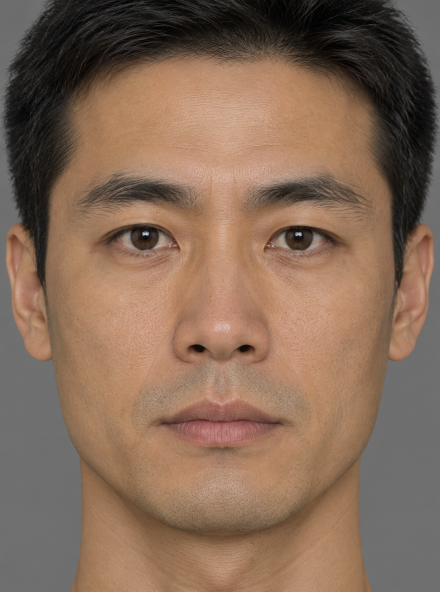
#> input picture RAG/portraits/figure-symmetric-cartographer/01-pass-880x1184.png, 880 x 1184 px (shown at 1/2 size)
$ python -i measure_mid.py   (imports and definitions only)
#> lines starting #> are read from the running program, lines starting #| are printed output that depends on the picture
### Log/Circle10/consistency.py
"""Circle10 肖像一致性体检 v3：眼位对齐 + 身份相似 + 眼部比例 + 构图合规。

方法：Haar 眼级联取双眼框（全脸级联在极紧景别下大面积漏检，眼级联反而稳），
以双眼中心连线做旋转与尺度归一（瞳孔距固定 100px），再取固定窗口算 NCC。
跨片与片内用同一套对齐，两者之差即「同人不同片」的损失。

用法：python Log/Circle10/consistency.py
"""
import itertools
import sys
from pathlib import Path

ROOT = Path(__file__).resolve().parents[2]
sys.path.insert(0, str(ROOT / "Tool" / "_deps"))
sys.path.insert(0, str(ROOT / "Tool" / "_deps_cv4"))  # cv2 5.0 无 CascadeClassifier
import cv2
import numpy as np

OUT = ROOT / "Log" / "Circle10" / "output"
VIDEOS = {"a": OUT / "v1-a.mp4", "b": OUT / "v1-b.mp4"}
EYE = cv2.CascadeClassifier(str(ROOT / "Tool/_deps/cv2/data/haarcascade_eye.xml"))
FACE = cv2.CascadeClassifier(str(ROOT / "Tool/_deps/cv2/data/haarcascade_frontalface_default.xml"))
IPD = 100.0          # 归一到 100px
WIN = (300, 380)     # 对齐全脸窗口
TS = [0.0, 1.0, 2.0, 3.0, 4.0, 5.0]


def eye_pair(gray):
    h, w = gray.shape
    boxes = EYE.detectMultiScale(gray[:int(h * 0.62)], 1.05, 6, minSize=(int(w * 0.06), int(w * 0.06)))
    boxes = [b for b in boxes if b[2] < w * 0.45]
    if len(boxes) < 2:
        return None
    best = None
    for b1, b2 in itertools.combinations(boxes, 2):
        x1, y1, w1, h1 = b1
        x2, y2, w2, h2 = b2
        if x1 > x2:
            (x1, y1, w1, h1), (x2, y2, w2, h2) = (x2, y2, w2, h2), (x1, y1, w1, h1)
        c1 = (x1 + w1 / 2, y1 + h1 / 2)
        c2 = (x2 + w2 / 2, y2 + h2 / 2)
        dy = abs(c1[1] - c2[1])
        size_ratio = min(w1, w2) / max(w1, w2)
        if size_ratio < 0.7 or dy > (c2[0] - c1[0]) * 0.35:
            continue
        score = size_ratio - dy / w * 4
        if best is None or score > best[0]:
            best = (score, (x1, y1, w1, h1), (x2, y2, w2, h2))
    if best is None:
        return None
    return best[1], best[2]


def align(img, pair):
    (x1, y1, w1, h1), (x2, y2, w2, h2) = pair
    c1 = np.array([x1 + w1 / 2, y1 + h1 / 2], np.float32)
    c2 = np.array([x2 + w2 / 2, y2 + h2 / 2], np.float32)
    ipd = float(np.hypot(*(c2 - c1)))
    ang = np.degrees(np.arctan2(c2[1] - c1[1], c2[0] - c1[0]))
    M = cv2.getRotationMatrix2D(((c1 + c2) / 2).tolist(), ang, IPD / ipd)
    return cv2.warpAffine(img, M, (img.shape[1], img.shape[0]), flags=cv2.INTER_CUBIC)


def crop(aligned, pair):
    (x1, y1, w1, h1), (x2, y2, w2, h2) = pair
    cx = (x1 + w1 / 2 + x2 + w2 / 2) / 2
    cy = (y1 + h1 / 2 + y2 + h2 / 2) / 2
    x0 = int(cx - 1.5 * IPD); y0 = int(cy - 1.0 * IPD)
    x1_ = int(cx + 1.5 * IPD); y1_ = int(cy + 2.8 * IPD)
    pad_x0, pad_y0 = max(0, -x0), max(0, -y0)
    x0, y0 = max(0, x0), max(0, y0)
    x1_ = min(aligned.shape[1], x1_); y1_ = min(aligned.shape[0], y1_)
    sub = aligned[y0:y1_, x0:x1_]
    sub = np.pad(sub, ((pad_y0, 0), (pad_x0, 0), (0, 0)), mode="edge") if (pad_x0 or pad_y0) else sub
    return cv2.resize(sub, WIN, interpolation=cv2.INTER_AREA)


# [108 lines left out: functions ncc, score, main, not called in this run]


# [2 lines that do not run on import are left out]

### Log/Circle10/runway/measure_mid.py
"""中间景别体检：半身(h1/h2)、七分身(s1/s2) 与六条特写(r*) 的横向对齐。

与 measure2 的差别：
  1) 眼位守卫放宽到「瞳距 ≥ 画幅 4.5%、眼框 ≥ 14px」，否则中间景别一帧都测不到；
  2) 与样张比对时做**分辨率对齐**——先把样张缩到与视频同一瞳距，再算 NCC，
     否则 640×832 的小脸上采样到 100px 瞳距，会把模糊当相似（虚高）。

用法：python Log/Circle10/runway/measure_mid.py
"""
import sys
from pathlib import Path

# [1 line not run here, left out]
HERE = Path(__file__).resolve().parent
ROOT = HERE.parents[2]
sys.path.insert(0, str(ROOT / "Log" / "Circle10"))
sys.path.insert(0, str(ROOT / "Tool" / "_deps"))
sys.path.insert(0, str(ROOT / "Tool" / "_deps_cv4"))
import cv2
import numpy as np
from consistency import EYE, FACE, IPD, WIN, eye_pair, align, crop, score

OUT = HERE / "output"
RAG = ROOT / "RAG" / "portraits" / "figure-symmetric-cartographer"
GROUPS = {"半身": ["h1", "h2"], "七分身": ["s1", "s2"], "特写": ["r1-a", "r1-b", "r2", "r3", "r4", "r5"]}


def pair_px(pair, scale=1.0):
    return tuple(tuple(int(v * scale) for v in box) for box in pair)


def ipd_of(pair):
    (x1, y1, w1, h1), (x2, y2, w2, h2) = pair
    return float(np.hypot(x2 + w2 / 2 - x1 - w1 / 2, y2 + h2 / 2 - y1 - h1 / 2))


# [12 lines left out: functions load_still, resized_ref, not called in this run]


def sample(path, n=12):
#> called with n = 12
    cap = cv2.VideoCapture(str(path))
    fps = cap.get(cv2.CAP_PROP_FPS)
    W = int(cap.get(cv2.CAP_PROP_FRAME_WIDTH)); H = int(cap.get(cv2.CAP_PROP_FRAME_HEIGHT))
    idxs = np.linspace(0, 123, n).astype(int)
    out, fhs = [], []
    for j in idxs:
        cap.set(cv2.CAP_PROP_POS_FRAMES, int(j))
        ok, fr = cap.read()
        if not ok:
            continue
        g = cv2.cvtColor(fr, cv2.COLOR_BGR2GRAY)
        faces = FACE.detectMultiScale(g, 1.08, 4, minSize=(24, 24))
        if len(faces):
            fhs.append(max(faces, key=lambda r: r[2] * r[3])[3] / H)
        pr = eye_pair(g)
        if pr is None:
            continue
        ipd = ipd_of(pr)
        if ipd < 0.045 * W:
            continue
        ew = min(b[2] for b in pr)
        if ew < 14:
            continue
        out.append({"t": j / fps, "ipd_px": ipd, "ipd_frac": ipd / W,
                    "crop": crop(align(fr, pr), pr)})
#> this loop made 12 passes
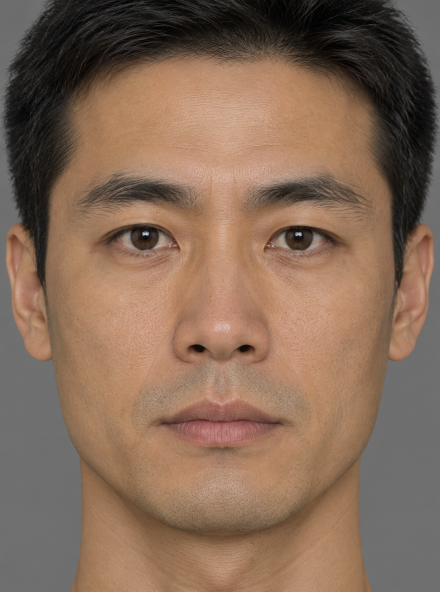
#> input picture RAG/portraits/figure-symmetric-cartographer/01-pass-880x1184.png, 880 x 1184 px (shown at 1/2 size)
#> pass 1, in sample, `g = cv2.cvtColor(fr, cv2.COLOR_BGR2GRAY)`:
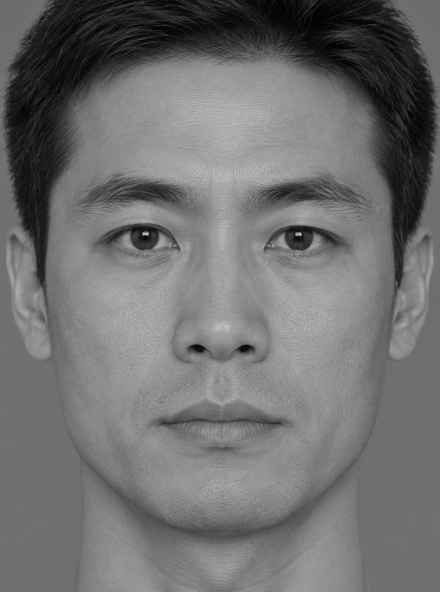
#> g: shape (1184, 880) (shown at 1/2 size); min 0, max 218, mean 111.7
#> pass 1, in crop, `sub = aligned[y0:y1_, x0:x1_]`:
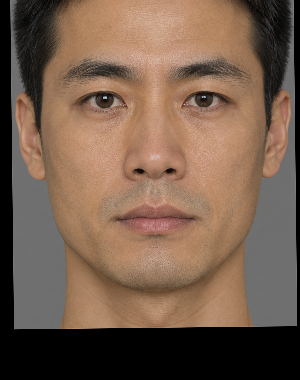
#> sub: shape (380, 300, 3); mean of channels 0, 1, 2 76.6, 93.5, 117.7; drawn as B, G, R
#> fr is the input picture: shape (1184, 880, 3); mean B, G, R 87.1, 105.8, 132.5
#> after the loop, fhs = [0.627, 0.627, 0.627, 0.627, 0.627, 0.627, 0.627, 0.627, 0.627, 0.627, 0.627, 0.627]; out = 12 items
    cap.release()
    return out, fhs, W, H


# [60 lines left out: function main, not called in this run]


# [2 lines not run here, left out]

>>> result = sample('../../../RAG/portraits/figure-symmetric-cartographer/01-pass-880x1184.png')
